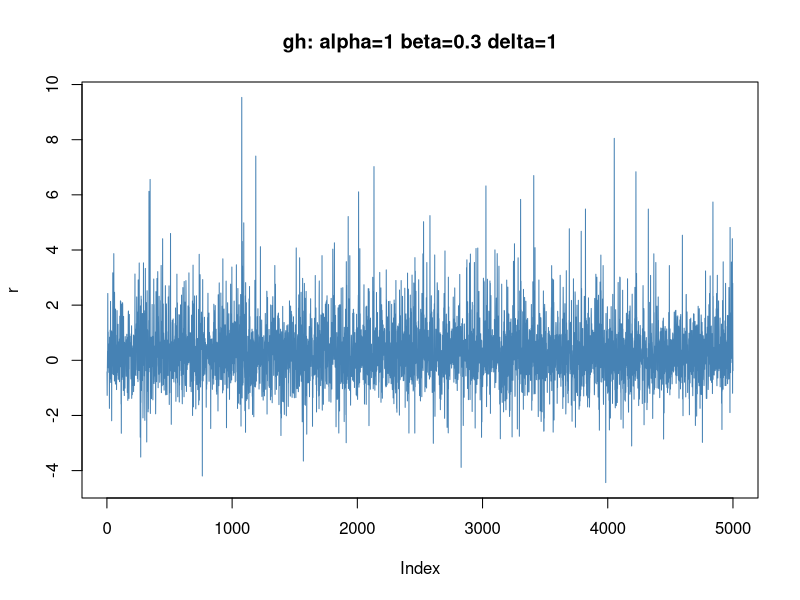
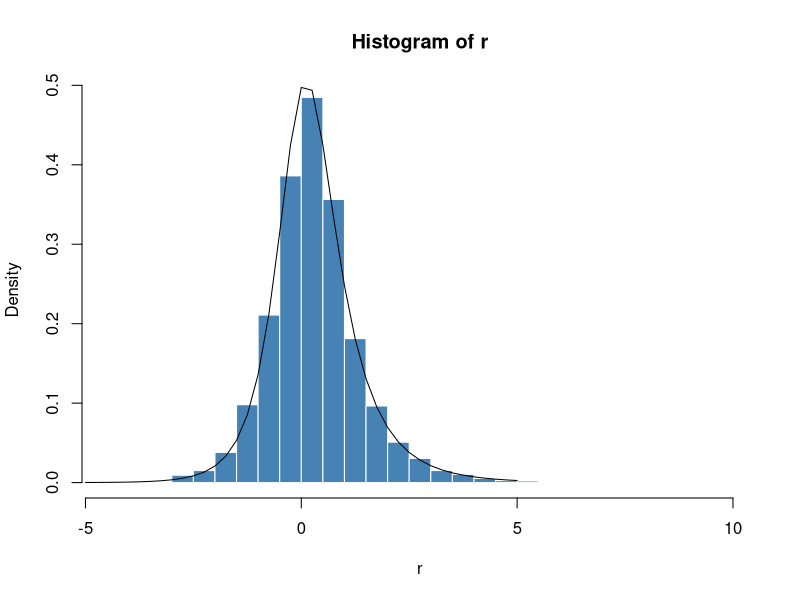
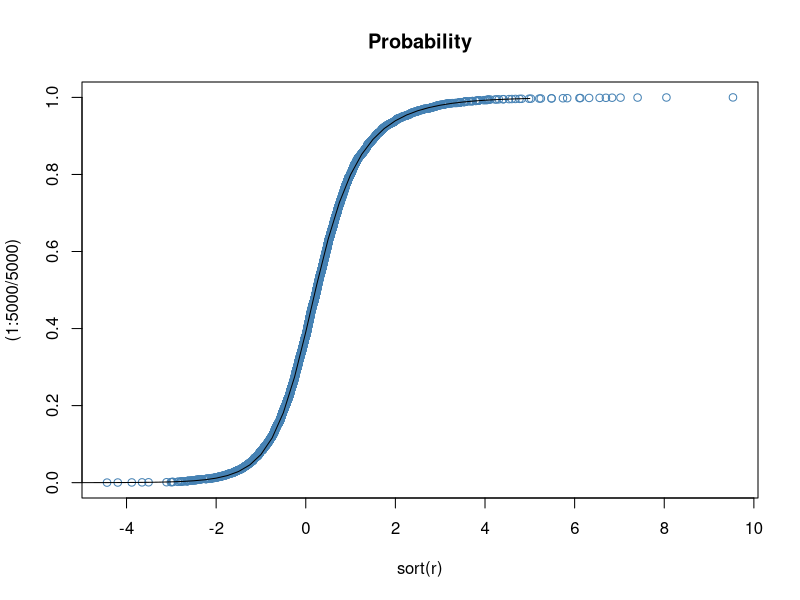

Generate these figures, in order, with R:
library(fBasics)


### Name: gh
### Title: Generalized Hyperbolic Distribution
### Aliases: gh dgh pgh qgh rgh
### Keywords: distribution

### ** Examples
   
## rgh -
   set.seed(1953)
   r = rgh(5000, alpha = 1, beta = 0.3, delta = 1)
   plot(r, type = "l", col = "steelblue",
     main = "gh: alpha=1 beta=0.3 delta=1")
 
## dgh - 
   # Plot empirical density and compare with true density:
   hist(r, n = 25, probability = TRUE, border = "white", col = "steelblue")
   x = seq(-5, 5, 0.25)
   lines(x, dgh(x, alpha = 1, beta = 0.3, delta = 1))
 
## pgh -  
   # Plot df and compare with true df:
   plot(sort(r), (1:5000/5000), main = "Probability", col = "steelblue")
   lines(x, pgh(x, alpha = 1, beta = 0.3, delta = 1))
   
## qgh -
   # Compute Quantiles:
   qgh(pgh(seq(-5, 5, 1), alpha = 1, beta = 0.3, delta = 1), 
     alpha = 1, beta = 0.3, delta = 1) 
